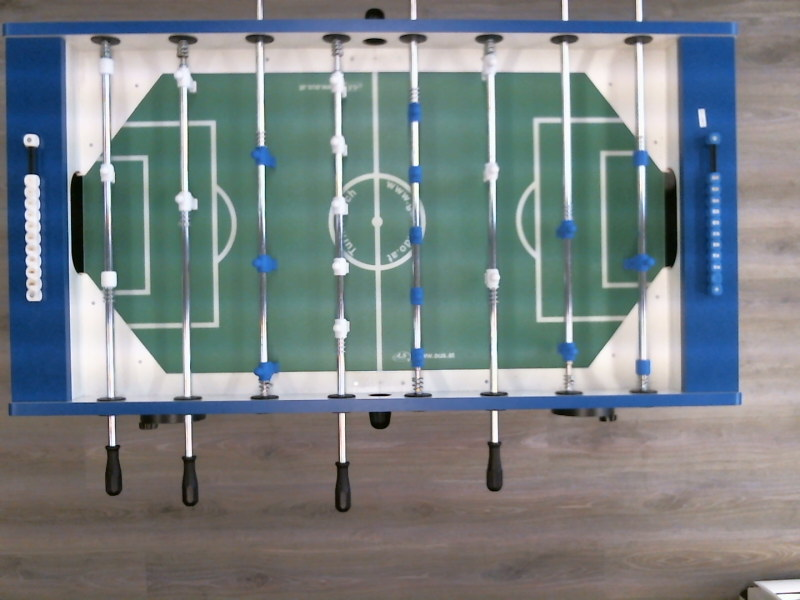
#> input picture test.jpg, 800 x 600 px
$ python main.py   (older library calls are emulated)
#> lines starting #> are read from the running program, lines starting #| are printed output that depends on the picture; after the words box and inside, x2 and y2 are one past the last pixel; in counts of white or black regions, pixels touching at a corner belong together
"""
===================
Canny edge detector
===================

The Canny filter is a multi-stage edge detector. It uses a filter based on the
derivative of a Gaussian in order to compute the intensity of the gradients.The
Gaussian reduces the effect of noise present in the image. Then, potential
edges are thinned down to 1-pixel curves by removing non-maximum pixels of the
gradient magnitude. Finally, edge pixels are kept or removed using hysteresis
thresholding on the gradient magnitude.

The Canny has three adjustable parameters: the width of the Gaussian (the
noisier the image, the greater the width), and the low and high threshold for
the hysteresis thresholding.

"""

import numpy as np
import scipy.ndimage
from PIL import Image
import matplotlib.pyplot as plt
import skimage.data

from skimage import filter
from skimage import data
from skimage.filter import threshold_otsu
from skimage.segmentation import clear_border
from skimage.morphology import label, closing, square
from skimage.measure import regionprops

image = Image.open('test.jpg').convert('L') # Grayscale
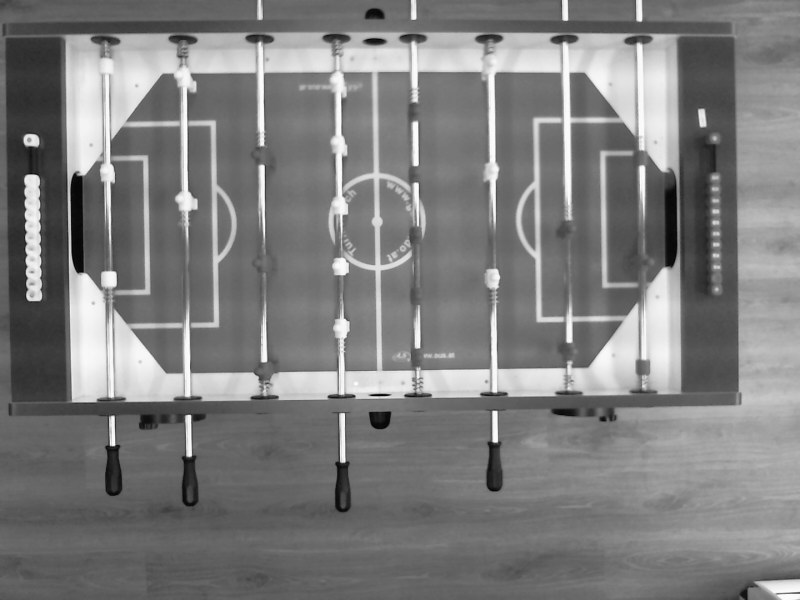
#> image: PIL image 800x600 L; min 1, max 254, mean 125.6

im = np.array(image, dtype=int)
thresh = skimage.filter.threshold_otsu(im)
#> thresh = 149
bw = im > thresh
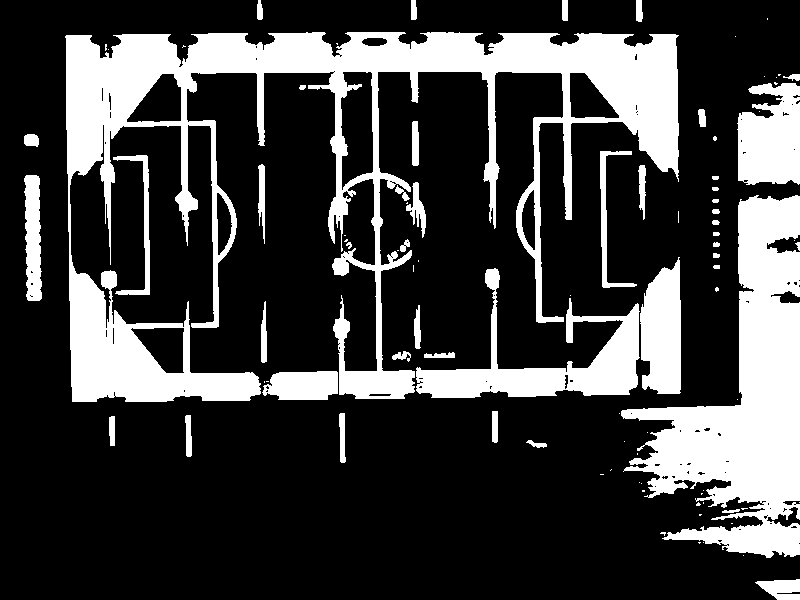
#> bw: shape (600, 800) bool; 25% white; 91 white regions (46 under 20 px), largest, box (x1, y1, x2, y2) and area: (65, 32, 679, 402) 61271, (621, 195, 800, 558) 29159, (416, 268, 640, 398) 8675

#> (the run stopped early here; a loop or call above may not have finished)
